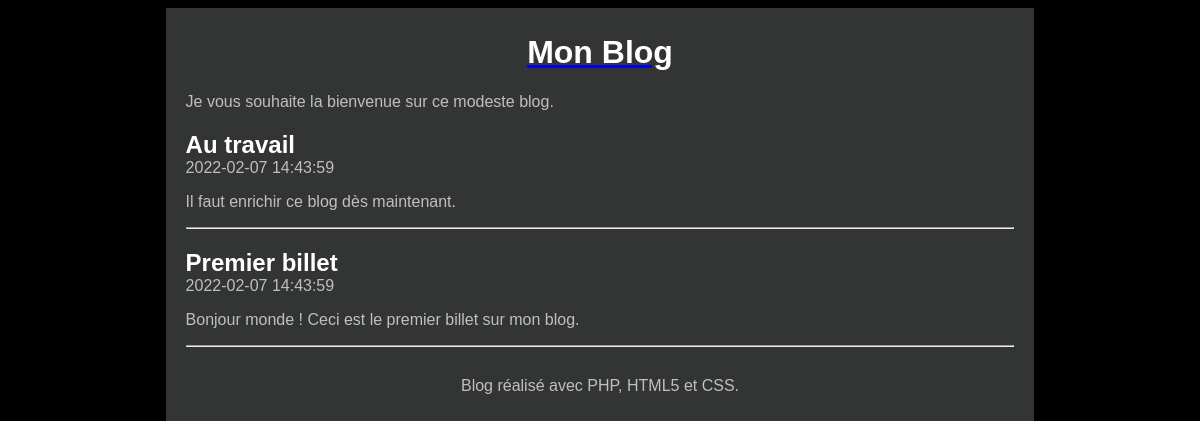
The page /base/index.php on the database its author committed.
### tables this page shows
create table T_BILLET (
  BIL_ID integer primary key auto_increment,
  BIL_DATE datetime not null,
  BIL_TITRE varchar(100) not null,
  BIL_CONTENU varchar(400) not null
);

### base/index.php (the view, shortened to what this page needs)
<!doctype html>
<html lang="fr">
    <head>
        <link rel="stylesheet" href="style.css" />
    </head>
    <body>
        <div id="global">
            <header>
                <a href="index.php"><h1 id="titreBlog">Mon Blog</h1></a>
                <p>Je vous souhaite la bienvenue sur ce modeste blog.</p>
            </header>
            <div id="contenu">
                <?php
                $bdd = new PDO('mysql:host=localhost;dbname=monblog;charset=utf8',
                        'monbloguser', 'monblog#1234');
                $billets = $bdd->query('select BIL_ID as id, BIL_DATE as date,'
                        . ' BIL_TITRE as titre, BIL_CONTENU as contenu from T_BILLET'
                        . ' order by BIL_ID desc');
                foreach ($billets as $billet):
                    ?>
                    <article>
                        <header>
                            <h1 class="titreBillet"><?= $billet['titre'] ?></h1>
                            <time><?= $billet['date'] ?></time>
                        </header>
                        <p><?= $billet['contenu'] ?></p>
                    </article>
                    <hr />
                <?php endforeach; ?>
            </div>
            <footer id="piedBlog">
                Blog réalisé avec PHP, HTML5 et CSS.
            </footer>
        </div>
    </body>
</html>

### base/style.css (style rules this page uses)
﻿ html, body { height: 100%; }
body { color: #bfbfbf; background: black; font-family: 'Futura-Medium', 'Futura', 'Trebuchet MS', sans-serif; }
h1 { color: white; }
.titreBillet { margin-bottom : 0px; }
#global { min-height: 100%; background: #333534; width: 70%; margin: auto; text-align: justify; padding: 5px 20px; }
#contenu { margin-bottom : 30px; }
#titreBlog, #piedBlog { text-align: center; }

### rows shown on the page
t_billet: BIL_TITRE "Au travail", BIL_DATE "2022-02-07 14:43:59", BIL_CONTENU "Il faut enrichir ce blog dès maintenant."
t_billet: BIL_TITRE "Premier billet", BIL_DATE "2022-02-07 14:43:59", BIL_CONTENU "Bonjour monde ! Ceci est le premier billet sur mon blog."
